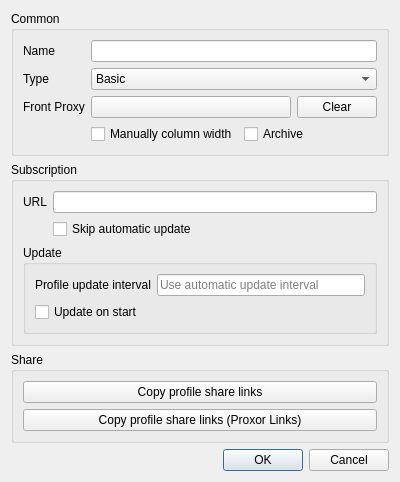
<?xml version="1.0" encoding="UTF-8"?>
<ui version="4.0">
 <class>DialogEditGroup</class>
 <widget class="QDialog" name="DialogEditGroup">
  <property name="geometry">
   <rect>
    <x>0</x>
    <y>0</y>
    <width>400</width>
    <height>468</height>
   </rect>
  </property>
  <property name="minimumSize">
   <size>
    <width>400</width>
    <height>0</height>
   </size>
  </property>
  <property name="windowTitle">
   <string>Edit Group</string>
  </property>
  <layout class="QVBoxLayout" name="verticalLayout">
   <item>
    <widget class="QGroupBox" name="cat_common">
     <property name="sizePolicy">
      <sizepolicy hsizetype="Preferred" vsizetype="Maximum">
       <horstretch>0</horstretch>
       <verstretch>0</verstretch>
      </sizepolicy>
     </property>
     <property name="title">
      <string>Common</string>
     </property>
     <layout class="QGridLayout" name="main">
      <item row="0" column="1">
       <widget class="QLineEdit" name="name"/>
      </item>
      <item row="1" column="0">
       <widget class="QLabel" name="label_2">
        <property name="text">
         <string>Type</string>
        </property>
       </widget>
      </item>
      <item row="1" column="1">
       <widget class="QComboBox" name="type">
        <item>
         <property name="text">
          <string>Basic</string>
         </property>
        </item>
        <item>
         <property name="text">
          <string>Subscription</string>
         </property>
        </item>
       </widget>
      </item>
      <item row="2" column="0">
       <widget class="QLabel" name="front_proxy_l">
        <property name="text">
         <string>Front Proxy</string>
        </property>
       </widget>
      </item>
      <item row="3" column="1">
       <layout class="QHBoxLayout" name="horizontalLayout_2">
        <item>
         <widget class="QCheckBox" name="manually_column_width">
          <property name="text">
           <string>Manually column width</string>
          </property>
         </widget>
        </item>
        <item>
         <widget class="QCheckBox" name="archive">
          <property name="text">
           <string>Archive</string>
          </property>
         </widget>
        </item>
       </layout>
      </item>
      <item row="0" column="0">
       <widget class="QLabel" name="label">
        <property name="text">
         <string>Name</string>
        </property>
       </widget>
      </item>
      <item row="2" column="1">
       <layout class="QHBoxLayout" name="horizontalLayout">
        <item>
         <widget class="QPushButton" name="front_proxy">
          <property name="text">
           <string notr="true"/>
          </property>
         </widget>
        </item>
        <item>
         <widget class="QPushButton" name="front_proxy_clear">
          <property name="sizePolicy">
           <sizepolicy hsizetype="Maximum" vsizetype="Fixed">
            <horstretch>0</horstretch>
            <verstretch>0</verstretch>
           </sizepolicy>
          </property>
          <property name="text">
           <string>Clear</string>
          </property>
         </widget>
        </item>
       </layout>
      </item>
     </layout>
    </widget>
   </item>
   <item>
   <widget class="QGroupBox" name="cat_sub">
     <property name="title">
      <string>Subscription</string>
     </property>
     <layout class="QVBoxLayout" name="verticalLayout_3">
      <item>
       <layout class="QGridLayout" name="_2">
        <item row="0" column="0">
         <widget class="QLabel" name="label_4">
          <property name="text">
           <string>URL</string>
          </property>
         </widget>
        </item>
        <item row="0" column="1">
         <widget class="MyLineEdit" name="url"/>
        </item>
        <item row="1" column="1">
         <widget class="QCheckBox" name="skip_auto_update">
          <property name="text">
           <string>Skip automatic update</string>
          </property>
         </widget>
        </item>
       </layout>
      </item>
      <item>
       <widget class="QGroupBox" name="cat_update">
        <property name="title">
         <string>Update</string>
        </property>
        <layout class="QGridLayout" name="gridLayout_update">
         <item row="0" column="0">
          <widget class="QLabel" name="label_update_interval">
           <property name="text">
            <string>Profile update interval</string>
           </property>
          </widget>
         </item>
         <item row="0" column="1">
          <widget class="QLineEdit" name="sub_update_interval">
           <property name="placeholderText">
            <string>Use automatic update interval</string>
           </property>
          </widget>
         </item>
         <item row="1" column="0" colspan="2">
          <widget class="QCheckBox" name="sub_update_always">
           <property name="text">
            <string>Update on start</string>
           </property>
          </widget>
         </item>
        </layout>
       </widget>
      </item>
     </layout>
    </widget>
   </item>
   <item>
    <widget class="QGroupBox" name="cat_share">
     <property name="title">
      <string>Share</string>
     </property>
     <layout class="QVBoxLayout" name="verticalLayout_2">
      <item>
       <widget class="QPushButton" name="copy_links">
        <property name="text">
         <string>Copy profile share links</string>
        </property>
       </widget>
      </item>
      <item>
       <widget class="QPushButton" name="copy_links_nkr">
        <property name="text">
         <string>Copy profile share links (Proxor Links)</string>
        </property>
       </widget>
      </item>
     </layout>
    </widget>
   </item>
   <item>
    <widget class="QDialogButtonBox" name="buttonBox">
     <property name="standardButtons">
      <set>QDialogButtonBox::Cancel|QDialogButtonBox::Ok</set>
     </property>
    </widget>
   </item>
  </layout>
 </widget>
 <customwidgets>
  <customwidget>
   <class>MyLineEdit</class>
   <extends>QLineEdit</extends>
   <header>ui/widget/MyLineEdit.h</header>
  </customwidget>
 </customwidgets>
 <tabstops>
  <tabstop>name</tabstop>
  <tabstop>type</tabstop>
  <tabstop>front_proxy</tabstop>
  <tabstop>front_proxy_clear</tabstop>
  <tabstop>manually_column_width</tabstop>
  <tabstop>archive</tabstop>
  <tabstop>url</tabstop>
  <tabstop>skip_auto_update</tabstop>
  <tabstop>sub_update_interval</tabstop>
  <tabstop>sub_update_always</tabstop>
  <tabstop>copy_links</tabstop>
  <tabstop>copy_links_nkr</tabstop>
 </tabstops>
 <resources/>
 <connections>
  <connection>
   <sender>buttonBox</sender>
   <signal>rejected()</signal>
   <receiver>DialogEditGroup</receiver>
   <slot>reject()</slot>
   <hints>
    <hint type="sourcelabel">
     <x>199</x>
     <y>275</y>
    </hint>
    <hint type="destinationlabel">
     <x>199</x>
     <y>149</y>
    </hint>
   </hints>
  </connection>
  <connection>
   <sender>buttonBox</sender>
   <signal>accepted()</signal>
   <receiver>DialogEditGroup</receiver>
   <slot>accept()</slot>
   <hints>
    <hint type="sourcelabel">
     <x>199</x>
     <y>291</y>
    </hint>
    <hint type="destinationlabel">
     <x>199</x>
     <y>157</y>
    </hint>
   </hints>
  </connection>
 </connections>
</ui>
